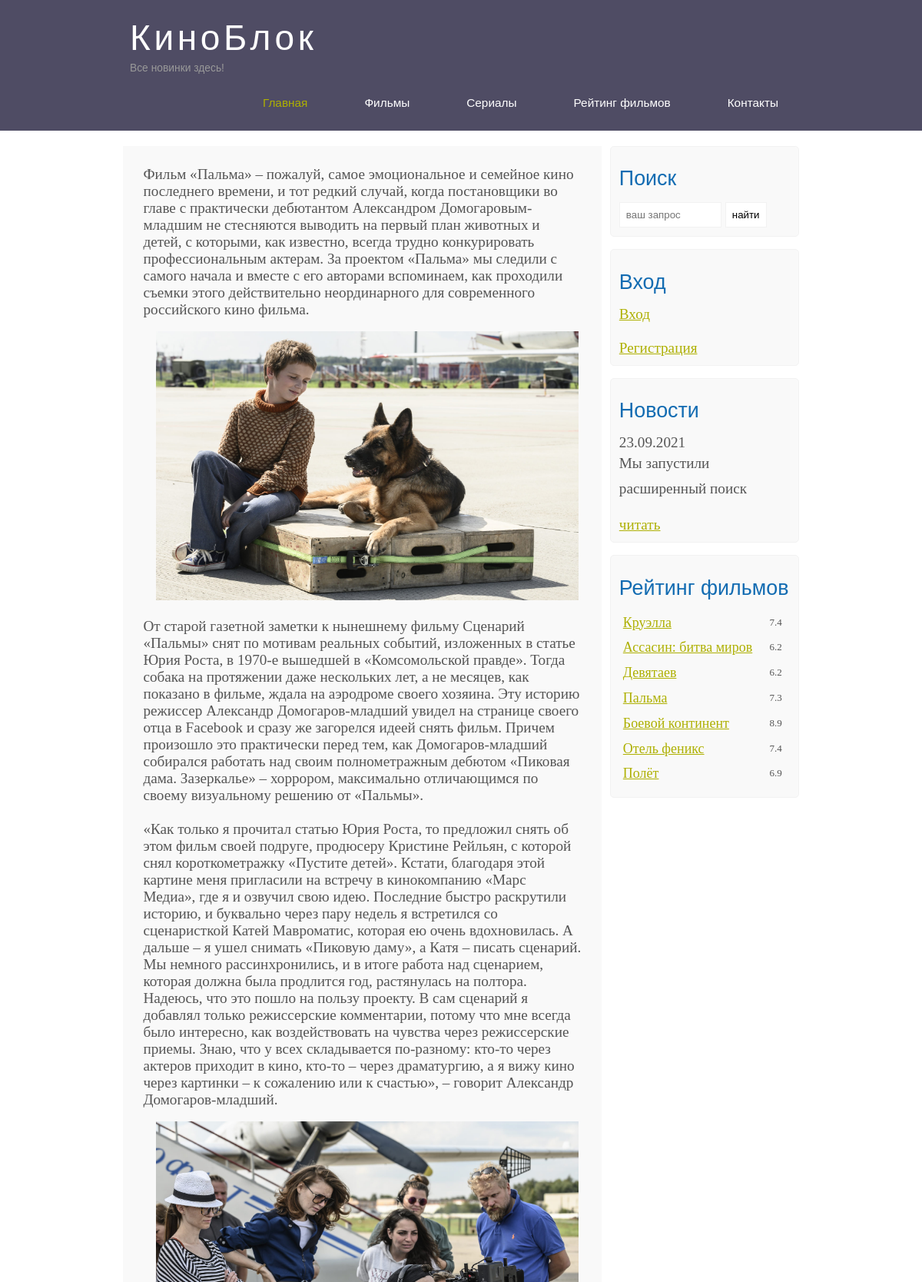
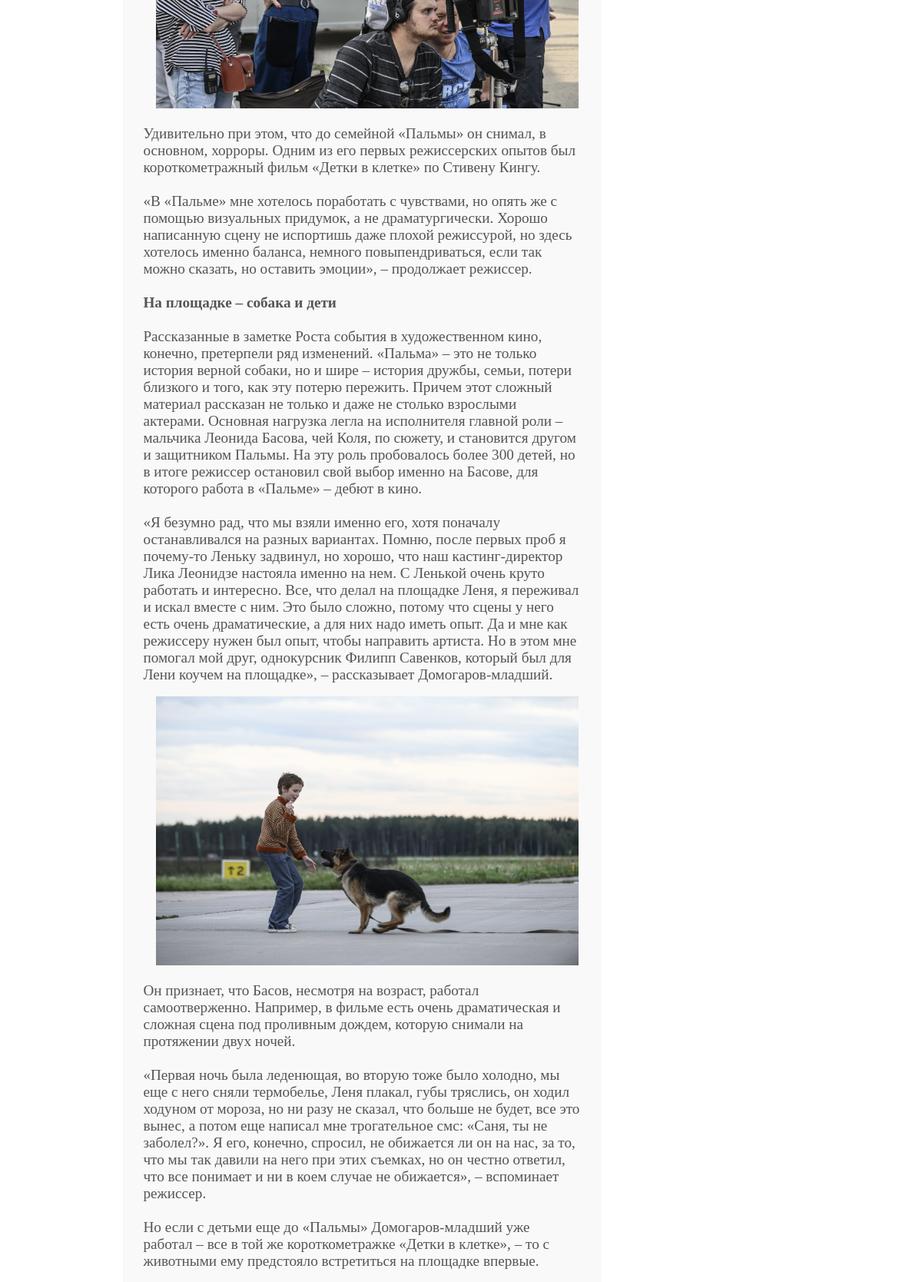
Screenshot of /about_palma.php (upper part) with the database file from the repository (2 pictures, top to bottom).
### tables this page shows
CREATE TABLE `main` (
  `post_id` int NOT NULL,
  `img` varchar(50) NOT NULL,
  `name` varchar(500) NOT NULL,
  `content` varchar(2500) NOT NULL,
  `video` varchar(500) NOT NULL,
  `rating` float NOT NULL,
  `year` year NOT NULL,
  `producer` varchar(250) NOT NULL,
  `type` varchar(50) NOT NULL
);

### ratingmain.php (the view, shortened to what this page needs)
<?php
  include "bd.php";
  $result_main = mysqli_query($mysqli, 'SELECT * FROM main');
  $rows_main = mysqli_fetch_all($result_main, MYSQLI_ASSOC);
?>
<div class="sidebar">
  <h2>Рейтинг фильмов</h2>
    <ul>
    <?php foreach($rows_main as $row_main):?>
      <li><a class="link_sidebar" href="/page.php?id=<?php echo $row_main['post_id'];?>"><?php echo $row_main['name'];?></a><span class="rating_sidebar"><?php echo $row_main['rating'];?></span></li>
    <?php endforeach;?>
    </ul>
  </div>
</div>

### style.css (style rules this page uses)
* { margin: 0; padding: 0; }
body { font-size: 1.2em; background-color: #fff; color: #555; }
h1, h2 { font: normal 170% 'century gothic', arial; margin: 0 0 15px 0; padding: 15px 0 0 0; color: #000; }
h2 { font-size: 140%; }
a, a:hover { outline: none; text-decoration: underline; color: #aeb002; }
ul { margin: 2px 0 22px 17px; }
ul li { margin: 0 0 6px 0; padding: 0 0 4px 5px; line-height: 1.5em; }
.sidebar { float: right; width: 222px; padding: 5%; margin: 0 0 16px 0; border: solid 1px #f2f2f2; border-radius: 5px; background-color: #f9f9f9; }
.sidebar h2 { color: #136cb2; }
.sidebar ul { list-style-type: none; overflow-y: scroll; max-height: 230px; margin: 0; }
.sidebar ul li { margin: 0 0 0 0; }
.sidebar .rating_sidebar { float: right; margin-right: 10px; }
.rating_sidebar { font-size: 13px; }
.link_sidebar { font-size: 18px; }

### rows the page displays
main: name "Круэлла", rating "7.4"
main: name "Ассасин: битва миров", rating "6.2"
main: name "Девятаев", rating "6.2"
main: name "Пальма", rating "7.3"
main: name "Боевой континент", rating "8.9"
main: name "Отель феникс", rating "7.4"
main: name "Полёт", rating "6.9"

### other values shown
$row5['title'] "Главная"
$row5['title'] "Фильмы"
$row5['title'] "Сериалы"
$row5['title'] "Рейтинг фильмов"
$row5['title'] "Контакты"
